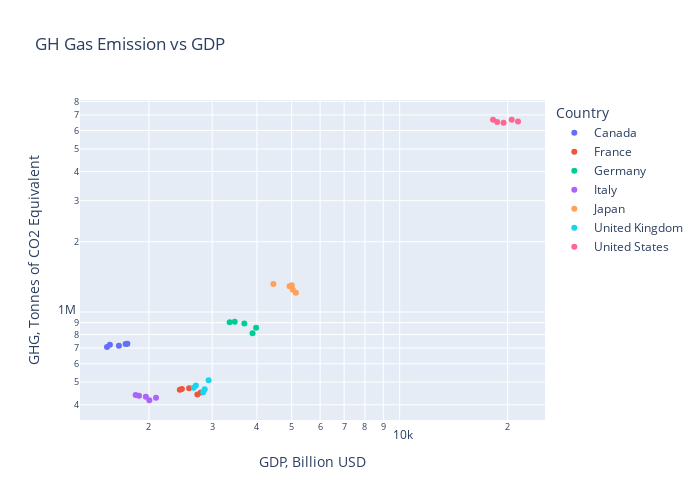

The notebook cell saved with this chart:
### Code cell
fig01 = px.scatter(df_static, 
                   x = "GDP", 
                   y = "GHG", 
                   color = "Country",
                   hover_data = ["Year"], 
                   log_x = True, 
                   log_y = True,
                   title = "GH Gas Emission vs GDP",
                   labels={'GDP':'GDP, Billion USD', 
                           'GHG':'GHG, Tonnes of CO2 Equivalent'},
                   height = 500,
                   width = 700
                  )
fig01.show()

### Figure 1 — Plotly figure (JSON) as saved in the notebook; plotly's stock layout.template omitted (floating-point values rounded to 4 significant figures)
{"data": [{"customdata": [[2015], [2016], [2017], [2018], [2019]], "hovertemplate": "Country=Canada<br>GDP, Billion USD=%{x}<br>GHG, Tonnes of CO2 Equivalent=%{y}<br>Year=%{customdata[0]}<extra></extra>", "legendgroup": "Canada", "marker": {"color": "#636efa", "symbol": "circle"}, "mode": "markers", "name": "Canada", "orientation": "v", "showlegend": true, "type": "scatter", "x": [1557.0, 1528.0, 1649.0, 1722.0, 1742.0], "xaxis": "x", "y": [723100.0, 706900.0, 716100.0, 728500.0, 730200.0], "yaxis": "y"}, {"customdata": [[2015], [2016], [2017], [2018], [2019]], "hovertemplate": "Country=France<br>GDP, Billion USD=%{x}<br>GHG, Tonnes of CO2 Equivalent=%{y}<br>Year=%{customdata[0]}<extra></extra>", "legendgroup": "France", "marker": {"color": "#EF553B", "symbol": "circle"}, "mode": "markers", "name": "France", "orientation": "v", "showlegend": true, "type": "scatter", "x": [2438.0, 2471.0, 2589.0, 2790.0, 2729.0], "xaxis": "x", "y": [464200.0, 467100.0, 470600.0, 452000.0, 443000.0], "yaxis": "y"}, {"customdata": [[2015], [2016], [2017], [2018], [2019]], "hovertemplate": "Country=Germany<br>GDP, Billion USD=%{x}<br>GHG, Tonnes of CO2 Equivalent=%{y}<br>Year=%{customdata[0]}<extra></extra>", "legendgroup": "Germany", "marker": {"color": "#00cc96", "symbol": "circle"}, "mode": "markers", "name": "Germany", "orientation": "v", "showlegend": true, "type": "scatter", "x": [3358.0, 3469.0, 3690.0, 3979.0, 3889.0], "xaxis": "x", "y": [904300.0, 908000.0, 892100.0, 855900.0, 809800.0], "yaxis": "y"}, {"customdata": [[2015], [2016], [2017], [2018], [2019]], "hovertemplate": "Country=Italy<br>GDP, Billion USD=%{x}<br>GHG, Tonnes of CO2 Equivalent=%{y}<br>Year=%{customdata[0]}<extra></extra>", "legendgroup": "Italy", "marker": {"color": "#ab63fa", "symbol": "circle"}, "mode": "markers", "name": "Italy", "orientation": "v", "showlegend": true, "type": "scatter", "x": [1837.0, 1877.0, 1961.0, 2093.0, 2005.0], "xaxis": "x", "y": [440400.0, 437700.0, 432700.0, 428500.0, 418300.0], "yaxis": "y"}, {"customdata": [[2015], [2016], [2017], [2018], [2019]], "hovertemplate": "Country=Japan<br>GDP, Billion USD=%{x}<br>GHG, Tonnes of CO2 Equivalent=%{y}<br>Year=%{customdata[0]}<extra></extra>", "legendgroup": "Japan", "marker": {"color": "#FFA15A", "symbol": "circle"}, "mode": "markers", "name": "Japan", "orientation": "v", "showlegend": true, "type": "scatter", "x": [4445.0, 5004.0, 4931.0, 5037.0, 5136.0], "xaxis": "x", "y": [1319000.0, 1302000.0, 1289000.0, 1245000.0, 1209000.0], "yaxis": "y"}, {"customdata": [[2015], [2016], [2017], [2018], [2019]], "hovertemplate": "Country=United Kingdom<br>GDP, Billion USD=%{x}<br>GHG, Tonnes of CO2 Equivalent=%{y}<br>Year=%{customdata[0]}<extra></extra>", "legendgroup": "United Kingdom", "marker": {"color": "#19d3f3", "symbol": "circle"}, "mode": "markers", "name": "United Kingdom", "orientation": "v", "showlegend": true, "type": "scatter", "x": [2933.0, 2703.0, 2665.0, 2861.0, 2833.0], "xaxis": "x", "y": [509100.0, 484100.0, 473400.0, 466700.0, 453100.0], "yaxis": "y"}, {"customdata": [[2015], [2016], [2017], [2018], [2019]], "hovertemplate": "Country=United States<br>GDP, Billion USD=%{x}<br>GHG, Tonnes of CO2 Equivalent=%{y}<br>Year=%{customdata[0]}<extra></extra>", "legendgroup": "United States", "marker": {"color": "#FF6692", "symbol": "circle"}, "mode": "markers", "name": "United States", "orientation": "v", "showlegend": true, "type": "scatter", "x": [18210.0, 18700.0, 19480.0, 20530.0, 21370.0], "xaxis": "x", "y": [6671000.0, 6520000.0, 6483000.0, 6671000.0, 6558000.0], "yaxis": "y"}], "layout": {"height": 500, "legend": {"title": {"text": "Country"}, "tracegroupgap": 0}, "title": {"text": "GH Gas Emission vs GDP"}, "width": 700, "xaxis": {"anchor": "y", "autorange": true, "domain": [0, 1], "range": [3.109, 4.405], "title": {"text": "GDP, Billion USD"}, "type": "log"}, "yaxis": {"anchor": "x", "autorange": true, "domain": [0, 1], "range": [5.537, 6.909], "title": {"text": "GHG, Tonnes of CO2 Equivalent"}, "type": "log"}}}
